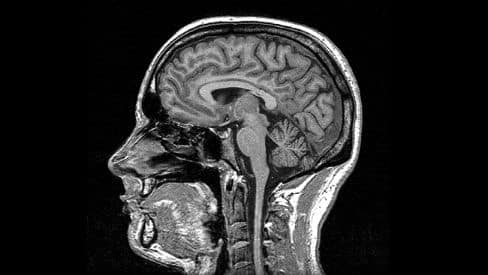
#> input picture Chapter 03. Edge detection/images/medical_1.jpg, 488 x 275 px
$ jupyter execute --allow-errors '3.1 Operators based on first derivative.ipynb'   (older library calls are emulated)
#> lines starting #> are read from the running program, lines starting #| are printed output that depends on the picture
# 3.1 Operators based on first derivative

Let's suppose an image processing technique that pursues the finding of those pixels in images that exhibit brightness variations, that is, their intensity differ from that of their neighbor pixels. Such pixels are often called **edges**, so this technique receives the name of **edge detection**. Edge detection has many applications in computer vision tasks like image segmentation or data extraction/compression. We will explore some of them later in this book.

As commented, edges can be defined as transitions between image regions that have different gray levels (intensities). In this way, the unidimensional, continuous model of an ideal edge is:

<center></center>

That is, and edge is defined by three parameters: its change in intensity, the angle of its slope, and its midpoint. However, in real images that model is not exactly followed by edges since images are discrete, and they are corrupted by noise.

Moreover, **the nature of edges may be diverse**:
- occlusion borders,
- different orientation of surfaces,
- different reflectance properties,
- different textures,
- illumination effects: shadows, reflections, etc.

### Error types related to edge detection

Finding edges properly is not a straightforward task, as there exist different errors that can appear when applying edge detection techniques:
- **Detection error.** A good detector exhibits a low ratio of false negative and false positive, that is:
  - False negatives: Existing edges that are not detected.
  - False positives: Detected objects that are not real.
- **Localization error.** Edges are detected, but they are not at the real, exact position.
- **Multiple response.** Multiple detections are raised for the same edge (the edge is thick).

The following figure illustrates such errors.

<center></center>

Thereby, when designing a good edge detector, the goal is to achieve low detection and localization errors, as well as to avoid multiple responses.

### Operators based on first derivative (gradient)

In the upcoming chapters, we are going to investigate and implement different edge detection methods. All of them are based on our dear convolution operation, having their own pros and cons.

Concretely, in this notebook we will cover **first-derivative** based operators, which try to detect borders by looking at abrupt intensity differences in neighbor pixels. In the image below we can see two functions $f(x)$ (first row) and how their derivatives (second row) reach their maximum values at the points where the functions' values change more abruptly (around $x_o$).

<center>$\\[10pt]$</center>

If we are dealing with a **two-dimensional** continuous function $f(x,y)$, its derivative is a *vector* (**gradient**) defined as:$\\[10pt]$
$$
\nabla  f(x,y) =
\begin{bmatrix}
\frac{\partial}{\partial x}f(x,y) \\ \frac{\partial}{\partial y}f(x,y)
\end{bmatrix}
=
\begin{bmatrix}
f_x(x,y) \\
f_y(x,y)
\end{bmatrix}
$$

which points at the *direction* of maximum (positive) variation of $f(x,y)$:$\\[10pt]$

$$
\alpha(x,y) = \arctan \left(\frac{f_y(x,y)}{f_x(x,y)}\right)
$$

and has a *module* proportional to the strength of this variation:$\\[10pt]$

$$
|\nabla  f(x,y)| = \sqrt{(f_x(x,y))^2 + (f_y(x,y))^2} \approx |f_x(x,y)| + |f_y(x,y)|
$$

The image below shows examples of gradient vectors:$\\[10pt]$

<center>$\\[10pt]$</center>

Concretely, the techniques based on the first derivative explored here are:

- Discrete approximations of a **gradient operator** (Sobel, Prewitt, Roberts, etc., <a href="#311">Section 3.1.1</a>).
- The **Derivative of Gaussian** (DroG) operator (<a href="#312">Section 3.1.2</a>).

## Problem context - Edge detection for medical images

Edge detection in medical images is of capital importance for the diagnosis of different diseases (e.g., the detection of tumor cells) in human organs such as lungs and prostates, becoming an essential pre-processing step in medical image segmentation.

<center><br /><br /></center>

In this context, *Hospital Clínico*, a very busy hospital in Málaga, is asking local engineering students to join their research team. They are looking for a person with knowledge in image processing and, in order to ensure it, they have published 3 medical images: `medical_1.jpg`, `medical_2.jpg` and `medical_3.jpg`. They have asked us to perform accurate edge detection in the three images, as well as to provide an explanation of how it has been made.

[cell 1]
import numpy as np
from scipy import signal
import cv2
import matplotlib.pyplot as plt
import matplotlib
from ipywidgets import interactive, fixed, widgets
matplotlib.rcParams['figure.figsize'] = (15.0, 15.0)

images_path = './images/'

To face this challenge, we are going to use plenty edge detection methods, which will be tested and compared in order to determine the best option.

### **<span style="color:green"><b><i>ASSIGNMENT 1: Taking a look at images</i></b></span>**

First, **display the provided images** to get an idea about what we are dealing with.

*Note: As most medical images does not provide color information, we are going to use border detection in grayscale images.*

*Tip: Different approaches can be followed for edge detection in color images, like converting to YCrCb color space (appendix 2), or detecting edges on each RGB channel.*

[cell 2]
# ASSIGNMENT 1
# Display the provided images in a 1x3 plot to see what are we dealing with
# Write your code here!

# Read the images
medical_1 = cv2.imread(images_path + "medical_1.jpg", 0)
#> medical_1 is the input picture: shape (275, 488); min 0, max 255, mean 41.7
medical_2 = cv2.imread(images_path + "medical_2.jpg", 0)
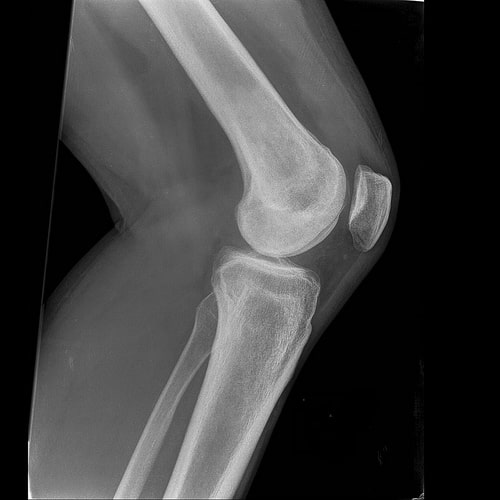
#> input picture Chapter 03. Edge detection/images/medical_2.jpg, 500 x 500 px
#> medical_2 is the input picture: shape (500, 500); min 0, max 255, mean 61.8
medical_3 = cv2.imread(images_path + "medical_3.jpg", 0)
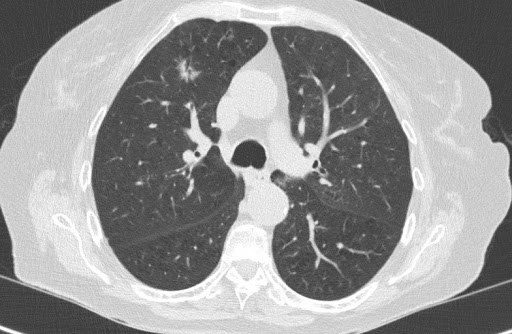
#> input picture Chapter 03. Edge detection/images/medical_3.jpg, 512 x 334 px
#> medical_3 is the input picture: shape (334, 512); min 49, max 255, mean 151.1

# And show them
plt.subplot(131)
plt.imshow(medical_1, cmap='gray')
plt.title('Medical 1')

plt.subplot(132)
plt.imshow(medical_2, cmap='gray')
plt.title('Medical 2')

plt.subplot(133)
plt.imshow(medical_3, cmap='gray')
plt.title('Medical 3')
plt.show()
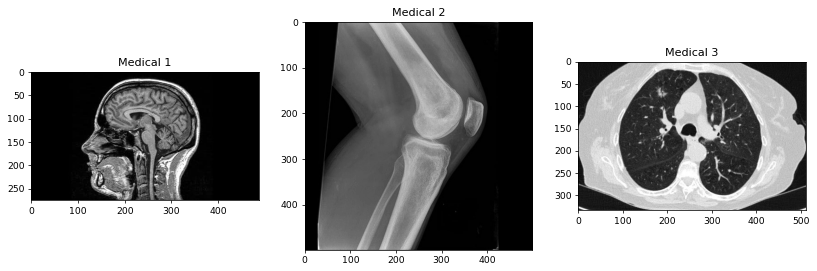
#> figure drawn by matplotlib, 3 panels

## 3.1.1 Discrete approximations of a gradient operator <a id=311></a>

The first bunch of methods that we are going to explore carry out a **discrete approximation of a gradient operator** based on the differences between gray (intensity) levels. For example, in order to obtain the derivative in the rows' direction, we could apply:

<div style="padding: 10px; margin: 0 auto; text-align: center; display: table;">

<div style = "padding: 0px; display: table-cell; vertical-align: middle; width: 370px; text-align:left;">- Backward difference of pixels along a row: <br /> $\, \, \, \,f_x(x,y) \approx G_R(i,j)=[F(i,j)-F(i-1,j)]/T$ </div>

<table style = "display: table-cell; vertical-align: middle;">
	<tbody>
		<tr>
			<td style="border: 1px solid;">0</td>
			<td style="border: 1px solid;">0</td>
			<td style="border: 1px solid;">0</td>
		</tr>
		<tr>
			<td style="border: 1px solid;">0</td>
			<td style="border: 1px solid;" bgcolor="#81F7F3">1</td>
			<td style="border: 1px solid;">-1</td>
		</tr>
		<tr>
			<td style="border: 1px solid;">0</td>
			<td style="border: 1px solid;">0</td>
			<td style="border: 1px solid;">0</td>
		</tr>
	</tbody>
</table>

</div>

<div style="padding: 10px; margin: 0 auto; text-align: center; display: table;">

<div style = "padding: 0px; display: table-cell; vertical-align: middle; width: 370px; text-align:left;">- Symmetric difference of pixels along a row: <br /> $\, \, \, \,f_x(x,y) \approx G_R(i,j)=[F(i+1,j)-F(i-1,j)]/2T$ </div>

<table style = "display: table-cell; vertical-align: middle;">
	<tbody>
		<tr>
			<td style="border: 1px solid;">0</td>
			<td style="border: 1px solid;">0</td>
			<td style="border: 1px solid;">0</td>
		</tr>
		<tr>
			<td style="border: 1px solid;">1</td>
			<td style="border: 1px solid;" bgcolor="#81F7F3">0</td>
			<td style="border: 1px solid;">-1</td>
		</tr>
		<tr>
			<td style="border: 1px solid;">0</td>
			<td style="border: 1px solid;">0</td>
			<td style="border: 1px solid;">0</td>
		</tr>
	</tbody>
</table>

</div>

These approximations are typically implemented through the convolution of the image with a pair of templates $H_R$ (for rows, computing horizontal derivatives for detecting vertical edges) and $H_C$ (for columns, computing vertical derivatives for detecting horizontal ones), that is:

$$
G_R(i,j) = F(i,j) \otimes H_R(i,j) \\
G_C(i,j) = F(i,j) \otimes H_C(i,j)
$$

Perhaps the most popular operator doing this is such of **Sobel**, although there are many of them that provide acceptable results. These operators use the aforementioned two kernels (typically of size $3\times3$ or $5\times5$) which are convolved with the original image to calculate approximations of the derivatives.

These are some examples (first column: operator name; second one: $H_R$; third column: $H_C$):$\\[5pt]$

<div style="padding: 10px; margin: 0 auto; text-align: center;">

<div style = "padding: 0px; display: table-cell; vertical-align: middle; width: 70px; text-align:left;">Roberts</div>

<div style = "padding: 10px; display: table-cell; vertical-align: middle; width: 50px; text-align:right;"> </div>

<table style = "display: table-cell; vertical-align: middle;">
	<tbody>
		<tr>
			<td style="border: 1px solid;">0</td>
			<td style="border: 1px solid;">0</td>
			<td style="border: 1px solid;">0</td>
		</tr>
		<tr>
			<td style="border: 1px solid;">0</td>
			<td style="border: 1px solid;" bgcolor="#81F7F3">0</td>
			<td style="border: 1px solid;">1</td>
		</tr>
		<tr>
			<td style="border: 1px solid;">0</td>
			<td style="border: 1px solid;">-1</td>
			<td style="border: 1px solid;">0</td>
		</tr>
	</tbody>
</table>

<div style = "padding: 10px; display: table-cell; vertical-align: middle; width: 50px; text-align:right;"> </div>

<table style = "display: table-cell; vertical-align: middle;">
	<tbody>
		<tr>
			<td style="border: 1px solid;">-1</td>
			<td style="border: 1px solid;">0</td>
			<td style="border: 1px solid;">0</td>
		</tr>
		<tr>
			<td style="border: 1px solid;">0</td>
			<td style="border: 1px solid;" bgcolor="#81F7F3">1</td>
			<td style="border: 1px solid;">0</td>
		</tr>
		<tr>
			<td style="border: 1px solid;">0</td>
			<td style="border: 1px solid;">0</td>
			<td style="border: 1px solid;">0</td>
		</tr>
	</tbody>
</table>

</div>

<div style="padding: 10px; margin: 0 auto; text-align: center;">

<div style = "padding: 0px; display: table-cell; vertical-align: middle; width: 70px; text-align:left;">Prewitt</div>

<div style = "padding: 10px; display: table-cell; vertical-align: middle; width: 50px; text-align:right;">$\frac{1}{3}$ </div>

<table style = "display: table-cell; vertical-align: middle;">
	<tbody>
		<tr>
			<td style="border: 1px solid;">1</td>
			<td style="border: 1px solid;">0</td>
			<td style="border: 1px solid;">-1</td>
		</tr>
		<tr>
			<td style="border: 1px solid;">1</td>
			<td style="border: 1px solid;" bgcolor="#81F7F3">0</td>
			<td style="border: 1px solid;">-1</td>
		</tr>
		<tr>
			<td style="border: 1px solid;">1</td>
			<td style="border: 1px solid;">0</td>
			<td style="border: 1px solid;">-1</td>
		</tr>
	</tbody>
</table>

<div style = "padding: 5px; display: table-cell; vertical-align: middle; width: 50px; text-align:right;">$\frac{1}{3}$ </div>

<table style = "display: table-cell; vertical-align: middle;">
	<tbody>
		<tr>
			<td style="border: 1px solid;">-1</td>
			<td style="border: 1px solid;">-1</td>
			<td style="border: 1px solid;">-1</td>
		</tr>
		<tr>
			<td style="border: 1px solid;">0</td>
			<td style="border: 1px solid;" bgcolor="#81F7F3">0</td>
			<td style="border: 1px solid;">0</td>
		</tr>
		<tr>
			<td style="border: 1px solid;">1</td>
			<td style="border: 1px solid;">1</td>
			<td style="border: 1px solid;">1</td>
		</tr>
	</tbody>
</table>

</div>

<div style="padding: 10px; margin: 0 auto; text-align: center;">

<div style = "padding: 0px; display: table-cell; vertical-align: middle; width: 70px; text-align:left;">Sobel</div>

<div style = "padding: 10px; display: table-cell; vertical-align: middle; width: 50px; text-align:right;">$\frac{1}{4}$ </div>

<table style = "display: table-cell; vertical-align: middle;">
	<tbody>
		<tr>
			<td style="border: 1px solid;">1</td>
			<td style="border: 1px solid;">0</td>
			<td style="border: 1px solid;">-1</td>
		</tr>
		<tr>
			<td style="border: 1px solid;">2</td>
			<td style="border: 1px solid;" bgcolor="#81F7F3">0</td>
			<td style="border: 1px solid;">-2</td>
		</tr>
		<tr>
			<td style="border: 1px solid;">1</td>
			<td style="border: 1px solid;">0</td>
			<td style="border: 1px solid;">-1</td>
		</tr>
	</tbody>
</table>

<div style = "padding: 5px; display: table-cell; vertical-align: middle; width: 50px; text-align:right;">$\frac{1}{4}$ </div>

<table style = "display: table-cell; vertical-align: middle;">
	<tbody>
		<tr>
			<td style="border: 1px solid;">-1</td>
			<td style="border: 1px solid;">-2</td>
			<td style="border: 1px solid;">-1</td>
		</tr>
		<tr>
			<td style="border: 1px solid;">0</td>
			<td style="border: 1px solid;" bgcolor="#81F7F3">0</td>
			<td style="border: 1px solid;">0</td>
		</tr>
		<tr>
			<td style="border: 1px solid;">1</td>
			<td style="border: 1px solid;">2</td>
			<td style="border: 1px solid;">1</td>
		</tr>
	</tbody>
</table>

</div>

<div style="padding: 10px; margin: 0 auto; text-align: center;">

<div style = "padding: 0px; display: table-cell; vertical-align: middle; width: 70px; text-align:left;">Frei-Chen</div>

<div style = "padding: 10px; display: table-cell; vertical-align: middle; width: 70px; text-align:right;">$\frac{1}{2+\sqrt{2}}$ </div>

<table style = "display: table-cell; vertical-align: middle;">
	<tbody>
		<tr>
			<td style="border: 1px solid;">1</td>
			<td style="border: 1px solid;">0</td>
			<td style="border: 1px solid;">-1</td>
		</tr>
		<tr>
			<td style="border: 1px solid;">&#x221A;2</td>
			<td style="border: 1px solid;" bgcolor="#81F7F3">0</td>
			<td style="border: 1px solid;">-&#x221A;2</td>
		</tr>
		<tr>
			<td style="border: 1px solid;">1</td>
			<td style="border: 1px solid;">0</td>
			<td style="border: 1px solid;">-1</td>
		</tr>
	</tbody>
</table>

<div style = "padding: 10px; display: table-cell; vertical-align: middle; width: 70px; text-align:right;">$\frac{1}{2+\sqrt{2}}$ </div>

<table style = "display: table-cell; vertical-align: middle;">
	<tbody>
		<tr>
			<td style="border: 1px solid;">-1</td>
			<td style="border: 1px solid;">-&#x221A;2</td>
			<td style="border: 1px solid;">-1</td>
		</tr>
		<tr>
			<td style="border: 1px solid;">0</td>
			<td style="border: 1px solid;" bgcolor="#81F7F3">0</td>
			<td style="border: 1px solid;">0</td>
		</tr>
		<tr>
			<td style="border: 1px solid;">1</td>
			<td style="border: 1px solid;">&#x221A;2</td>
			<td style="border: 1px solid;">1</td>
		</tr>
	</tbody>
</table>

</div>

<div style="padding: 10px; margin: 0 auto; text-align: center;">

<div style = "padding: 0px; display: table-cell; vertical-align: middle; width: 70px; text-align:left;">In general</div>

<div style = "padding: 10px; display: table-cell; vertical-align: middle; width: 70px; text-align:right;">$\frac{1}{2+K}$ </div>

<table style = "display: table-cell; vertical-align: middle;">
	<tbody>
		<tr>
			<td style="border: 1px solid;">1</td>
			<td style="border: 1px solid;">0</td>
			<td style="border: 1px solid;">-1</td>
		</tr>
		<tr>
			<td style="border: 1px solid;">K</td>
			<td style="border: 1px solid;" bgcolor="#81F7F3">0</td>
			<td style="border: 1px solid;">-K</td>
		</tr>
		<tr>
			<td style="border: 1px solid;">1</td>
			<td style="border: 1px solid;">0</td>
			<td style="border: 1px solid;">-1</td>
		</tr>
	</tbody>
</table>

<div style = "padding: 10px; display: table-cell; vertical-align: middle; width: 70px; text-align:right;">$\frac{1}{2+K}$ </div>

<table style = "display: table-cell; vertical-align: middle;">
	<tbody>
		<tr>
			<td style="border: 1px solid;">-1</td>
			<td style="border: 1px solid;">-K</td>
			<td style="border: 1px solid;">-1</td>
		</tr>
		<tr>
			<td style="border: 1px solid;">0</td>
			<td style="border: 1px solid;" bgcolor="#81F7F3">0</td>
			<td style="border: 1px solid;">0</td>
		</tr>
		<tr>
			<td style="border: 1px solid;">1</td>
			<td style="border: 1px solid;">K</td>
			<td style="border: 1px solid;">1</td>
		</tr>
	</tbody>
</table>

</div>

At this point we know how to perform a discrete approximation of a gradient operator through the application of a convolution operation with two different kernels, that is:

$$\nabla  F(x,y) =
\begin{bmatrix}
F \otimes H_C \\ F \otimes H_R
\end{bmatrix}$$

But, how could we use the output of those computations to detect edges? The following figure clarifies that!

<center></center>

**Kernel sizes**

As discussed, kernels can be of different size, and that size directly affects the quality of the detection and the localization (e.g. Sobel $3\times3$ or $5\times5$):
- Small template:
  - more precise localization (good localization).
  - more affected by noise (likely produces false positives).
- Large template:
  - less precise localization.
  - more robust to noise (good detector).
  - higher computational cost ($O(N \times N)$).

### **<span style="color:green"><b><i>ASSIGNMENT 2: Playing with Sobel derivatives</i></b></span>**

Now that we have acquired a basic understanding of these methods, let's complete the following code cell to employ the Sobel kernels ($S_x,S_y$) to compute both derivatives and display them along with the original image (`medical_3.jpg`).

*Notice that the derivative image values can be positive **and negative**, caused by the negative values in the kernel. This implies that the desired depth of the destination image (`ddepth`) has to be at least a signed data type when calling to the `filter2D()` method.*

[cell 3]
# ASSIGNMENT 2
# Read one of the images, compute both kernel derivatives, apply them to the image (separately) and display the original image and the derivatives in a 1x3 plot.
# Write your code here!

# Read the image
image = cv2.imread(images_path + 'medical_3.jpg', 0)

# Define horizontal and vertical kernels
kernel_h = np.array([[1, 0, -1],[2, 0, -2],[1, 0, -1]])/4
kernel_v = np.array([[-1, -2, -1],[0, 0, 0],[1, 2, 1]])/4

# Apply convolution
d_horizontal = cv2.filter2D(image, kernel=kernel_h, ddepth=cv2.CV_16S) # Using ddepth=cv2.CV_16S
#> (the rest of the program and of its run is left out)
